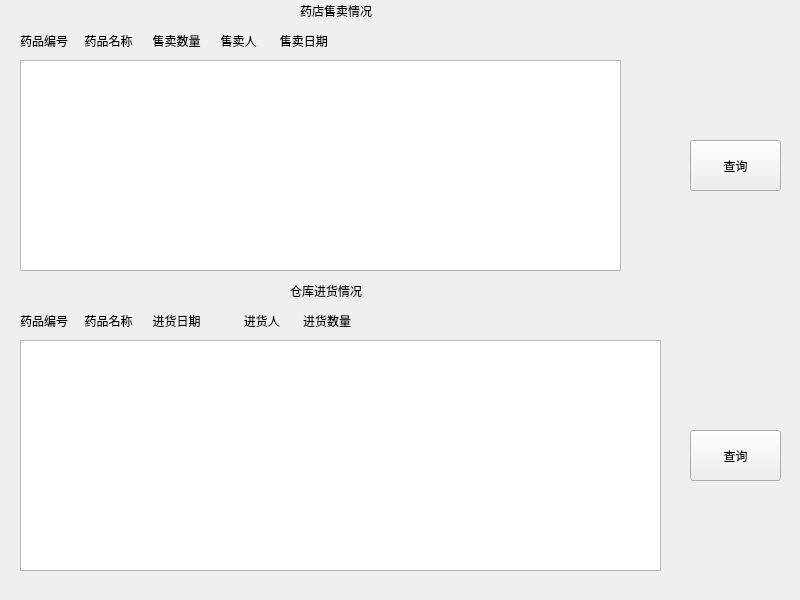
<?xml version="1.0" encoding="UTF-8"?>
<ui version="4.0">
 <class>hcheck_work</class>
 <widget class="QWidget" name="hcheck_work">
  <property name="geometry">
   <rect>
    <x>0</x>
    <y>0</y>
    <width>800</width>
    <height>600</height>
   </rect>
  </property>
  <property name="windowTitle">
   <string>Form</string>
  </property>
  <widget class="QTextBrowser" name="textBrowser">
   <property name="geometry">
    <rect>
     <x>20</x>
     <y>60</y>
     <width>601</width>
     <height>211</height>
    </rect>
   </property>
  </widget>
  <widget class="QLabel" name="label">
   <property name="geometry">
    <rect>
     <x>300</x>
     <y>0</y>
     <width>151</width>
     <height>21</height>
    </rect>
   </property>
   <property name="text">
    <string>药店售卖情况</string>
   </property>
  </widget>
  <widget class="QTextBrowser" name="textBrowser_2">
   <property name="geometry">
    <rect>
     <x>20</x>
     <y>340</y>
     <width>641</width>
     <height>231</height>
    </rect>
   </property>
  </widget>
  <widget class="QLabel" name="label_2">
   <property name="geometry">
    <rect>
     <x>290</x>
     <y>280</y>
     <width>151</width>
     <height>21</height>
    </rect>
   </property>
   <property name="text">
    <string>仓库进货情况</string>
   </property>
  </widget>
  <widget class="QPushButton" name="pushButton">
   <property name="geometry">
    <rect>
     <x>690</x>
     <y>140</y>
     <width>91</width>
     <height>51</height>
    </rect>
   </property>
   <property name="text">
    <string>查询</string>
   </property>
  </widget>
  <widget class="QPushButton" name="pushButton_2">
   <property name="geometry">
    <rect>
     <x>690</x>
     <y>430</y>
     <width>91</width>
     <height>51</height>
    </rect>
   </property>
   <property name="text">
    <string>查询</string>
   </property>
  </widget>
  <widget class="QLabel" name="label_3">
   <property name="geometry">
    <rect>
     <x>20</x>
     <y>30</y>
     <width>591</width>
     <height>21</height>
    </rect>
   </property>
   <property name="text">
    <string>药品编号     药品名称      售卖数量      售卖人       售卖日期</string>
   </property>
  </widget>
  <widget class="QLabel" name="label_4">
   <property name="geometry">
    <rect>
     <x>20</x>
     <y>310</y>
     <width>631</width>
     <height>21</height>
    </rect>
   </property>
   <property name="text">
    <string>药品编号     药品名称      进货日期             进货人       进货数量</string>
   </property>
  </widget>
 </widget>
 <resources/>
 <connections/>
</ui>
